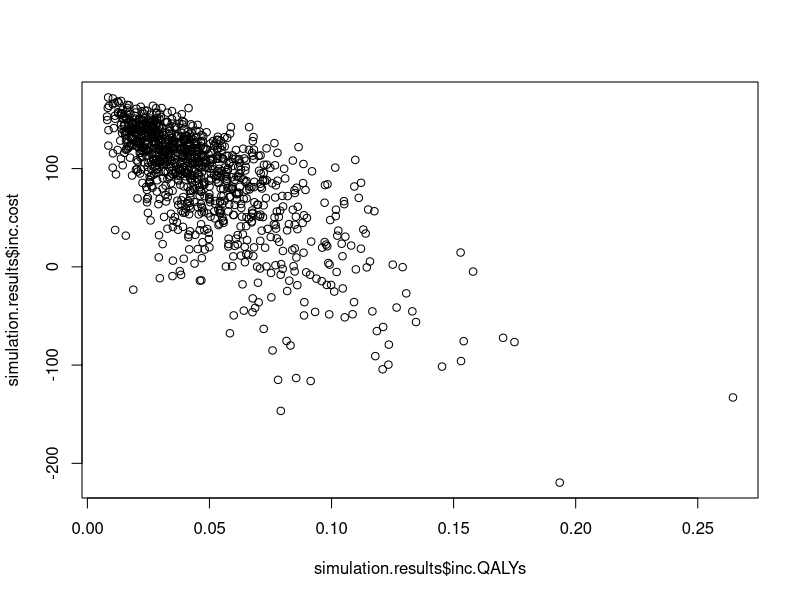

Write R code to recreate this figure.
#  DM4HEE 
#  Exercise 4.8 - Making the THR model probabilistic
#  Author: Andrew Briggs
#  Date created: 22 February 2021
#  Date last edit: 12 March 2021


library(data.table)

#  Read in the life table and covariance table

life.table <- read.csv("inputs/life-table.csv")
life.table<-data.table(life.table)
cov.55<-read.csv("inputs/cov55.csv",row.names=1,header=TRUE) ## 1st col and row as labels
# Define fixed parameters outside of the model to avoid repition

cDR<-0.06
oDR<-0.015

#  Seed the starting states of the model
seed<-c(1,0,0,0,0)

#  Set the total number of cycles to run and name the states
cycles<-60

state.names<-c("P-THR","successP-THR","R-THR","successR-THR","Death")
n.states<-length(state.names)


# O.discount.factor<-matrix(data=NA,nrow=1,ncol=cycles)
# for (i in 1:cycles) {
#   O.discount.factor[1,i]<-1/(1+oDR)^i
# }
# O.discount.factor
O.discount.factor <- matrix(1/(1+oDR) ^ c(1:cycles), nrow = 1, ncol = cycles)
O.discount.factor


# C.discount.factor<-matrix(data=NA,nrow=1,ncol=cycles)
# for (i in 1:cycles) {
#   C.discount.factor[1,i]<-1/(1+cDR)^i
# }
# C.discount.factor
C.discount.factor <- matrix(1/(1+cDR) ^ c(1:cycles), nrow = 1, ncol = cycles)
C.discount.factor


model.THR<-function(age, male) {
  
#  Defining parameters

#  Demographics

#age<-60
#male<-0

#  Transition probabilities

omrPTHR<-rbeta(1,2,98)
omrRTHR<-rbeta(1,2,98)
rrr<-rbeta(1,4,96)

#  Revision rates

mn.cons<--5.490935
mn.ageC<--0.0367022
mn.maleC<-0.768536
mn.NP1<--1.344474
mn.lngamma<-0.3740968
mn<-c(mn.lngamma, mn.cons,mn.ageC,mn.maleC,mn.NP1)
T<-chol(cov.55) ## would not use T as it's part of logical base notation for TRUE
# suggested change e.g. Tchol <- xxx etc. and change throughout

z<-rnorm(5,0,1)
x<-mn+T%*%z

lngamma<-x[1,1]
cons<-x[2,1]
ageC<-x[3,1]
maleC<-x[4,1]
NP1<-x[5,1]

sp0.LP<-cons+age*ageC+male*maleC
np1.LP<-cons+age*ageC+male*maleC+NP1

#  Costs

cPrimary<-0
mn.cRevision<-5294
se.cRevision<-1487
a.cRevision<-(mn.cRevision/se.cRevision)^2
b.cRevision<-(se.cRevision^2)/mn.cRevision
cRevision<-rgamma(1,shape=a.cRevision,scale=b.cRevision)
cSuccess<-0
cSP0<-394
cNP1<-579
state.costs<-c(cPrimary, cSuccess, cRevision,cSuccess,0)

#  Utilities

mn.uSuccessP<-0.85
se.uSuccessP<-0.03
ab.uSuccessP<-mn.uSuccessP*(1-mn.uSuccessP)/(se.uSuccessP^2)
a.uSuccessP<-mn.uSuccessP*ab.uSuccessP
b.uSuccessP<-a.uSuccessP*(1-mn.uSuccessP)/mn.uSuccessP
uSuccessP<-rbeta(1,a.uSuccessP,b.uSuccessP)

mn.uSuccessR<-0.75
se.uSuccessR<-0.04
ab.uSuccessR<-mn.uSuccessR*(1-mn.uSuccessR)/(se.uSuccessR^2)
a.uSuccessR<-mn.uSuccessR*ab.uSuccessR
b.uSuccessR<-a.uSuccessR*(1-mn.uSuccessR)/mn.uSuccessR
uSuccessR<-rbeta(1,a.uSuccessR,b.uSuccessR)

mn.uRevision<-0.30
se.uRevision<-0.03
ab.uRevision<-mn.uRevision*(1-mn.uRevision)/(se.uRevision^2)
a.uRevision<-mn.uRevision*ab.uRevision
b.uRevision<-a.uRevision*(1-mn.uRevision)/mn.uRevision
uRevision<-rbeta(1,a.uRevision,b.uRevision)

state.utilities<-c(0,uSuccessP,uRevision,uSuccessR,0)



#  Create revision and death risk as function of age

mr<-3-male
cycle<-1:cycles
current.age<-age+cycle
#current.age
death.risk<-data.table(current.age)
setkey(life.table,"Index")
setkey(death.risk,"current.age")
death.risk<-life.table[death.risk, roll=TRUE]
death.risk.vector <- as.vector(as.matrix(death.risk[,..mr]))

revision.risk.sp0<-1-exp(exp(sp0.LP)*((cycle-1)^exp(lngamma)-cycle^exp(lngamma)))
revision.risk.np1<-1-exp(exp(np1.LP)*((cycle-1)^exp(lngamma)-cycle^exp(lngamma)))
tdtps<-data.table(death.risk,revision.risk.sp0,revision.risk.np1)
#tdtps



#  Now create a transition matrix for the standard prosthesis arm
#  We start with a three dimensional array in order to capture the time dependencies
#  The 'pull' command gives the value of that element without the indexing (without pull the indexing gets messed up in the array)

SP0.tm<-array(data=0,dim=c(5,5,60))
#  provideDimnames(SP.tm,sep="-",base=list(state.names,state.names,"time"))


for (i in 1:60) {
  SP0.tm[1,2,i]<-1-omrPTHR
  SP0.tm[1,5,i]<-omrPTHR
  SP0.tm[2,2,i]<-1-revision.risk.sp0[i]-death.risk.vector[i]
  SP0.tm[2,3,i]<-revision.risk.sp0[i]
  SP0.tm[2,5,i]<-death.risk.vector[i]
  SP0.tm[3,4,i]<-1-omrRTHR-death.risk.vector[i]
  SP0.tm[3,5,i]<-omrRTHR+death.risk.vector[i]
  SP0.tm[4,3,i]<-rrr
  SP0.tm[4,4,i]<-1-rrr-death.risk.vector[i]
  SP0.tm[4,5,i]<-death.risk.vector[i]
  SP0.tm[5,5,i]<-1
  
}



#  Now create a transition matrix for the new prosthesis arm
#  We start with a three dimensional array in order to capture the time dependencies
#  The 'pull' command gives the value of that element without the indexing (without pull the indexing gets messed up in the array)

NP1.tm<-array(data=0,dim=c(5,5,60))
#  provideDimnames(SP.tm,sep="-",base=list(state.names,state.names,"time"))


for (i in 1:60) {
  NP1.tm[1,2,i]<-1-omrPTHR
  NP1.tm[1,5,i]<-omrPTHR
  NP1.tm[2,2,i]<-1-revision.risk.np1[i]-death.risk.vector[i]
  NP1.tm[2,3,i]<-revision.risk.np1[i]
  NP1.tm[2,5,i]<-death.risk.vector[i]
  NP1.tm[3,4,i]<-1-omrRTHR-death.risk.vector[i]
  NP1.tm[3,5,i]<-omrRTHR+death.risk.vector[i]
  NP1.tm[4,3,i]<-rrr
  NP1.tm[4,4,i]<-1-rrr-death.risk.vector[i]
  NP1.tm[4,5,i]<-death.risk.vector[i]
  NP1.tm[5,5,i]<-1
}


#  Create a trace for the standard prosthesis arm

trace.SP0<-matrix(data=NA,nrow=cycles,ncol=n.states)
colnames(trace.SP0)<-state.names
trace.SP0[1,]<-seed%*%SP0.tm[,,1]

for (i in 2:cycles) {
  trace.SP0[i,]<-trace.SP0[i-1,]%*%SP0.tm[,,i]
}
#trace.SP0

#  Create a trace for the new prosthesis arm

trace.NP1<-matrix(data=NA,nrow=cycles,ncol=n.states)
colnames(trace.NP1)<-state.names
trace.NP1[1,]<-seed%*%NP1.tm[,,1]

for (i in 2:cycles) {
  trace.NP1[i,]<-trace.NP1[i-1,]%*%NP1.tm[,,i]
}
#trace.NP1

#  Calculate QALYs & discounted QALYs in each treatment arm

QALYs.SP0<-trace.SP0%*%state.utilities
#QALYs.SP0
QALYs.NP1<-trace.NP1%*%state.utilities
#QALYs.NP1
undisc.QALYs.SP0<-colSums(QALYs.SP0)
#undisc.QALYs.SP0
undisc.QALYs.NP1<-colSums(QALYs.NP1)
#undisc.QALYs.NP1


disc.QALYs.SP0<-O.discount.factor%*%QALYs.SP0
disc.QALYs.NP1<-O.discount.factor%*%QALYs.NP1
#disc.QALYs.SP0
#disc.QALYs.NP1

#  Calculate costs and discounted costs in each treatment arm

cost.SP0<-trace.SP0%*%state.costs
#cost.SP0

undisc.cost.SP0<-colSums(cost.SP0)+cSP0
#undisc.cost.SP0

cost.NP1<-trace.NP1%*%state.costs
#cost.NP1
undisc.cost.NP1<-colSums(cost.NP1)+cNP1
#undisc.cost.NP1


disc.cost.SP0<-C.discount.factor%*%cost.SP0+cSP0
disc.cost.NP1<-C.discount.factor%*%cost.NP1+cNP1
#disc.cost.SP0
#disc.cost.NP1

#  Cost-effectiveness results

inc.cost<-disc.cost.NP1-disc.cost.SP0
inc.QALYs<-disc.QALYs.NP1-disc.QALYs.SP0
#icer<-inc.cost/inc.QALYs
#inc.cost
#inc.QALYs
#icer

increments<-c(inc.QALYs,inc.cost)
return(increments)

}


# Use a loop to run simulations

# Set the number of simulations to run 
sim.runs <- 1000

simulation.results <- data.frame(matrix(0, sim.runs, 2))
colnames(simulation.results)<-c("inc.QALYs","inc.costs")
pb = txtProgressBar(min = 0, max = sim.runs, initial = 0, style = 3)

for(i in 1:sim.runs) {
  setTxtProgressBar(pb,i)  
  simulation.results[i,] <- model.THR(60,0)
}

plot(simulation.results$inc.QALYs,simulation.results$inc.cost)

# Mean results
colMeans(simulation.results)

